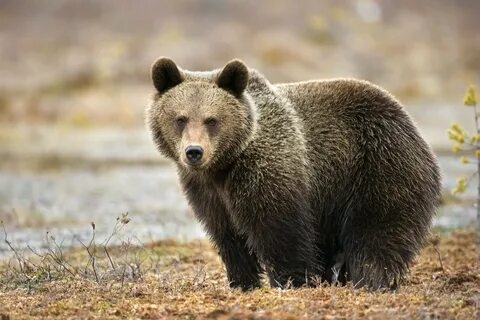
#> input picture dataset/brown bear/0005.jpg, 480 x 320 px; its folder holds only this picture in this run
$ python lab4.py
#> lines starting #> are read from the running program, lines starting #| are printed output that depends on the picture
import os
import pandas as pd
from PIL import Image
import cv2
import matplotlib.pyplot as plt
import numpy as np


def create_dataframe(dataset_path):
#> called with dataset_path = 'dataset'
    data = {'Absolute Path': [], 'Relative Path': [], 'Class': []}

    for root, dirs, files in os.walk(dataset_path):
        for file in files:
            class_name = root.split(os.path.sep)[-1]
            absolute_path = os.path.join(root, file)
            relative_path = os.path.relpath(absolute_path, dataset_path)
            data['Absolute Path'].append(absolute_path)
            data['Relative Path'].append(relative_path)
            data['Class'].append(class_name)

    df = pd.DataFrame(data)
    return df

def add_label_column(df):
    df['Label'] = df['Class'].astype('category').cat.codes
    return df

def add_image_size_columns(df):
    df['Height'] = [Image.open(path).height for path in df['Absolute Path']]
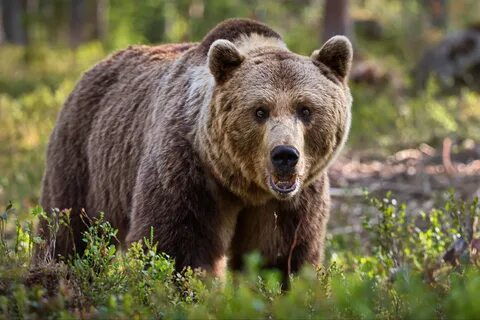
#> input picture dataset/brown_bear/0060.jpg, 480 x 320 px
    df['Width'] = [Image.open(path).width for path in df['Absolute Path']]
    df['Depth'] = [Image.open(path).layers for path in df['Absolute Path']]
    return df

def compute_statistics(df):
    statistics = df.describe(include='all')
    return statistics

def filter_by_class(df, class_label):
    filtered_df = df[df['Class'] == class_label]
    return filtered_df

def filter_by_size(df, class_label, max_width, max_height):
    filtered_df = df[(df['Class'] == class_label) & (df['Width'] <= max_width) & (df['Height'] <= max_height)]
    return filtered_df

def group_by_class(df):
    df['Pixel Count'] = df['Height'] * df['Width'] * df['Depth']
    grouped_stats = df.groupby('Class')['Pixel Count'].agg(['min', 'max', 'mean'])
    return grouped_stats

def plot_histogram(image, class_label, save_path=None):
        # Считаем изображение с использованием OpenCV
#> called with image = 'dataset/brown_bear/0060.jpg', class_label = 'brown_bear', save_path = 'histogram_image.png'
    img = cv2.imread(image)

    # Разделим изображение на каналы B, G, R
    b, g, r = cv2.split(img)
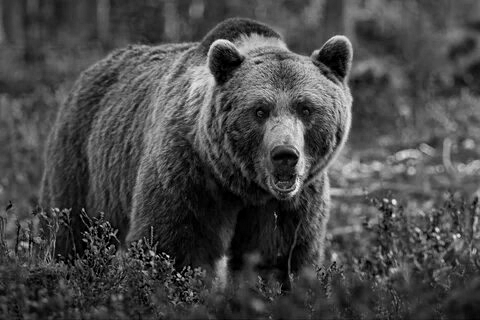
#> b: shape (320, 480); min 0, max 245, mean 72.6
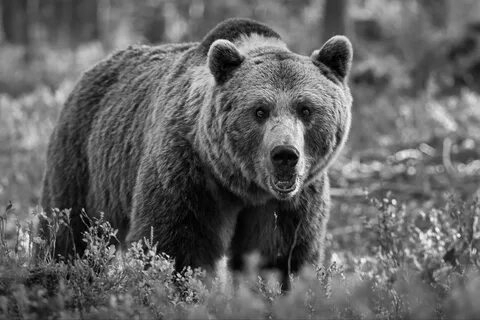
#> g: shape (320, 480); min 0, max 251, mean 99.9
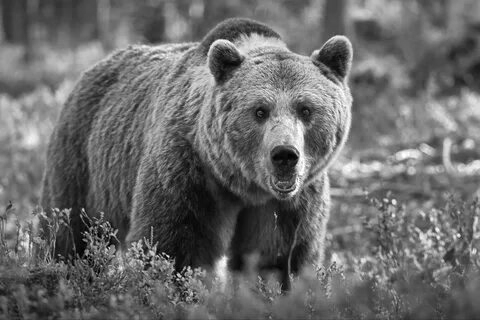
#> r: shape (320, 480); min 0, max 255, mean 107.4

    # Вычислим гистограммы для каждого канала
    hist_b = cv2.calcHist([b], [0], None, [256], [0, 256])
#> hist_b = 256 values, max 1785 at index 51, min 0 at index 233, mean 600
    hist_g = cv2.calcHist([g], [0], None, [256], [0, 256])
#> hist_g = 256 values, max 1511 at index 99, min 0 at index 248, mean 600
    hist_r = cv2.calcHist([r], [0], None, [256], [0, 256])
#> hist_r = 256 values, max 1487 at index 110, min 4 at index 254, mean 600

    # Отрисовываем гистограммы
    plt.figure(figsize=(10, 6))
    plt.title(f'Histogram for Class: {class_label}')
    plt.subplot(3, 1, 1)
    plt.plot(hist_b, color='blue')
    plt.title('Blue Channel Histogram')
    plt.subplot(3, 1, 2)
    plt.plot(hist_g, color='green')
    plt.title('Green Channel Histogram')
    plt.subplot(3, 1, 3)
    plt.plot(hist_r, color='red')
    plt.title('Red Channel Histogram')

    #plt.tight_layout()
    #plt.show()
    plt.tight_layout()
    if save_path:
        plt.savefig(save_path)
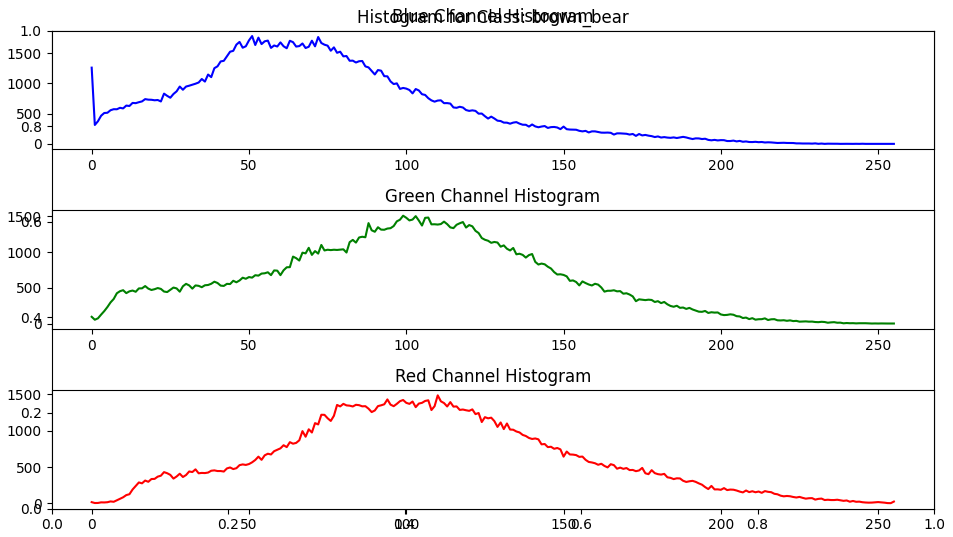
#> figure drawn by matplotlib, 3 panels; panel 1: curve peaks at x = 51, y = 1785; panel 2: curve peaks at x = 99, y = 1511; panel 3: curve peaks at x = 110, y = 1487
    else:
        # Если путь не указан, отображаем изображение в интерфейсе
        plt.show()

def main():
    directory = os.getcwd()
    source_path = os.path.join(directory, 'dataset')
    df = create_dataframe(source_path)
    df = add_label_column(df)
    df = add_image_size_columns(df)

    # Выбираем случайное изображение
    random_image_row = df.sample(1).iloc[0]
    random_image_path = random_image_row['Absolute Path']
    random_image_class = random_image_row['Class']

    save_path = 'histogram_image.png'
    plot_histogram(random_image_path, random_image_class, save_path)

    # Строим и отрисовываем гистограмму
    save_path_plot = 'output_plot.png'
    df.to_csv('output_dataframe.csv', index=False)
    plt.savefig(save_path_plot)

if __name__ == "__main__":
    main()
